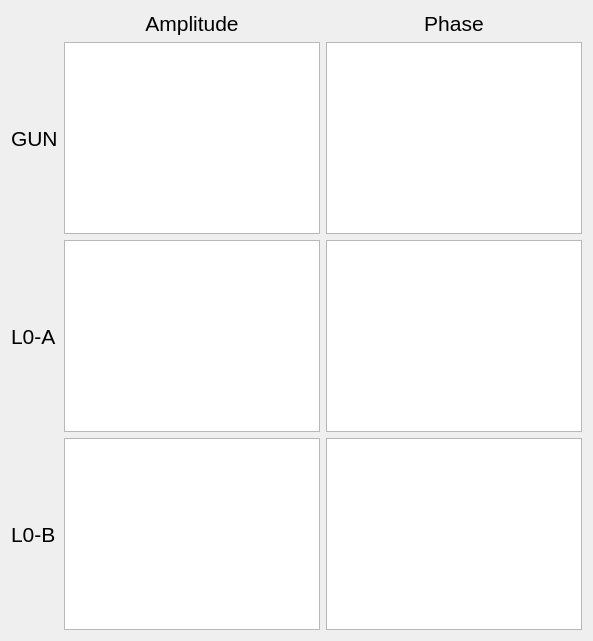
        <widget class="QWidget" name="tab_5">
         <attribute name="title">
          <string>L0 LLRF Feedbacks</string>
         </attribute>
         <layout class="QGridLayout" name="gridLayout">
          <item row="1" column="1">
           <widget class="PyDMArchiverTimePlot" name="plot_gun_ampl">
            <property name="toolTip">
             <string/>
            </property>
            <property name="showXGrid">
             <bool>true</bool>
            </property>
            <property name="showYGrid">
             <bool>false</bool>
            </property>
            <property name="yAxes">
             <stringlist>
              <string>{&quot;name&quot;: &quot;Axis 2&quot;, &quot;orientation&quot;: &quot;left&quot;, &quot;label&quot;: &quot;DAC Counts&quot;, &quot;minRange&quot;: -1.04, &quot;maxRange&quot;: 1.04, &quot;autoRange&quot;: true, &quot;logMode&quot;: false}</string>
              <string>{&quot;name&quot;: &quot;Axis 1&quot;, &quot;orientation&quot;: &quot;right&quot;, &quot;label&quot;: &quot;Power (MW)&quot;, &quot;minRange&quot;: -1.04, &quot;maxRange&quot;: 1.04, &quot;autoRange&quot;: true, &quot;logMode&quot;: false}</string>
             </stringlist>
            </property>
            <property name="showLegend">
             <bool>true</bool>
            </property>
            <property name="updateMode" stdset="0">
             <enum>PyDMTimePlot::OnValueChange</enum>
            </property>
            <property name="timeSpan">
             <double>86400.000000000000000</double>
            </property>
            <property name="updateInterval">
             <double>60.000000000000000</double>
            </property>
            <property name="curves">
             <stringlist>
              <string>{&quot;useArchiveData&quot;: true, &quot;liveData&quot;: null, &quot;channel&quot;: &quot;KLYS:LI10:21:POWER_W0CH0&quot;, &quot;plot_style&quot;: null, &quot;name&quot;: &quot;SLED Forward&quot;, &quot;color&quot;: &quot;white&quot;, &quot;lineStyle&quot;: 1, &quot;lineWidth&quot;: 1, &quot;symbol&quot;: null, &quot;symbolSize&quot;: 10, &quot;yAxisName&quot;: &quot;Axis 1&quot;, &quot;barWidth&quot;: null, &quot;upperThreshold&quot;: null, &quot;lowerThreshold&quot;: null, &quot;thresholdColor&quot;: &quot;white&quot;}</string>
              <string>{&quot;useArchiveData&quot;: true, &quot;liveData&quot;: null, &quot;channel&quot;: &quot;KLYS:LI10:21:ASET05&quot;, &quot;plot_style&quot;: null, &quot;name&quot;: &quot;DAC Out&quot;, &quot;color&quot;: &quot;red&quot;, &quot;lineStyle&quot;: 1, &quot;lineWidth&quot;: 1, &quot;symbol&quot;: null, &quot;symbolSize&quot;: 10, &quot;yAxisName&quot;: &quot;Axis 2&quot;, &quot;barWidth&quot;: null, &quot;upperThreshold&quot;: null, &quot;lowerThreshold&quot;: null, &quot;thresholdColor&quot;: &quot;white&quot;}</string>
              <string>{&quot;useArchiveData&quot;: true, &quot;liveData&quot;: null, &quot;channel&quot;: &quot;ACCL:LI10:21:POWER_W0CH6&quot;, &quot;plot_style&quot;: null, &quot;name&quot;: &quot;WVG Forward&quot;, &quot;color&quot;: &quot;dodgerblue&quot;, &quot;lineStyle&quot;: 1, &quot;lineWidth&quot;: 1, &quot;symbol&quot;: null, &quot;symbolSize&quot;: 10, &quot;yAxisName&quot;: &quot;Axis 1&quot;, &quot;barWidth&quot;: null, &quot;upperThreshold&quot;: null, &quot;lowerThreshold&quot;: null, &quot;thresholdColor&quot;: &quot;white&quot;}</string>
             </stringlist>
            </property>
           </widget>
          </item>
          <item row="3" column="1">
           <widget class="PyDMArchiverTimePlot" name="plot_l0b_ampl">
            <property name="toolTip">
             <string/>
            </property>
            <property name="showXGrid">
             <bool>true</bool>
            </property>
            <property name="showYGrid">
             <bool>false</bool>
            </property>
            <property name="yAxes">
             <stringlist>
              <string>{&quot;name&quot;: &quot;Axis 2&quot;, &quot;orientation&quot;: &quot;left&quot;, &quot;label&quot;: &quot;DAC Counts&quot;, &quot;minRange&quot;: -1.04, &quot;maxRange&quot;: 1.04, &quot;autoRange&quot;: true, &quot;logMode&quot;: false}</string>
              <string>{&quot;name&quot;: &quot;Axis 1&quot;, &quot;orientation&quot;: &quot;right&quot;, &quot;label&quot;: &quot;Power (MW)&quot;, &quot;minRange&quot;: -1.04, &quot;maxRange&quot;: 1.04, &quot;autoRange&quot;: true, &quot;logMode&quot;: false}</string>
             </stringlist>
            </property>
            <property name="showLegend">
             <bool>true</bool>
            </property>
            <property name="updateMode" stdset="0">
             <enum>PyDMTimePlot::OnValueChange</enum>
            </property>
            <property name="timeSpan">
             <double>86400.000000000000000</double>
            </property>
            <property name="updateInterval">
             <double>60.000000000000000</double>
            </property>
            <property name="curves">
             <stringlist>
              <string>{&quot;useArchiveData&quot;: true, &quot;liveData&quot;: null, &quot;channel&quot;: &quot;KLYS:LI10:41:POWER_W0CH0&quot;, &quot;plot_style&quot;: null, &quot;name&quot;: &quot;SLED Forward&quot;, &quot;color&quot;: &quot;white&quot;, &quot;lineStyle&quot;: 1, &quot;lineWidth&quot;: 1, &quot;symbol&quot;: null, &quot;symbolSize&quot;: 10, &quot;yAxisName&quot;: &quot;Axis 1&quot;, &quot;barWidth&quot;: null, &quot;upperThreshold&quot;: null, &quot;lowerThreshold&quot;: null, &quot;thresholdColor&quot;: &quot;white&quot;}</string>
              <string>{&quot;useArchiveData&quot;: true, &quot;liveData&quot;: null, &quot;channel&quot;: &quot;KLYS:LI10:41:ASET05&quot;, &quot;plot_style&quot;: null, &quot;name&quot;: &quot;DAC Out&quot;, &quot;color&quot;: &quot;red&quot;, &quot;lineStyle&quot;: 1, &quot;lineWidth&quot;: 1, &quot;symbol&quot;: null, &quot;symbolSize&quot;: 10, &quot;yAxisName&quot;: &quot;Axis 2&quot;, &quot;barWidth&quot;: null, &quot;upperThreshold&quot;: null, &quot;lowerThreshold&quot;: null, &quot;thresholdColor&quot;: &quot;white&quot;}</string>
              <string>{&quot;useArchiveData&quot;: true, &quot;liveData&quot;: null, &quot;channel&quot;: &quot;ACCL:LI10:41:POWER_W0CH0&quot;, &quot;plot_style&quot;: null, &quot;name&quot;: &quot;WVG Forward&quot;, &quot;color&quot;: &quot;dodgerblue&quot;, &quot;lineStyle&quot;: 1, &quot;lineWidth&quot;: 1, &quot;symbol&quot;: null, &quot;symbolSize&quot;: 10, &quot;yAxisName&quot;: &quot;Axis 1&quot;, &quot;barWidth&quot;: null, &quot;upperThreshold&quot;: null, &quot;lowerThreshold&quot;: null, &quot;thresholdColor&quot;: &quot;white&quot;}</string>
             </stringlist>
            </property>
           </widget>
          </item>
          <item row="2" column="1">
           <widget class="PyDMArchiverTimePlot" name="plot_l0a_ampl">
            <property name="toolTip">
             <string/>
            </property>
            <property name="showXGrid">
             <bool>true</bool>
            </property>
            <property name="showYGrid">
             <bool>false</bool>
            </property>
            <property name="yAxes">
             <stringlist>
              <string>{&quot;name&quot;: &quot;Axis 2&quot;, &quot;orientation&quot;: &quot;left&quot;, &quot;label&quot;: &quot;DAC Counts&quot;, &quot;minRange&quot;: -1.04, &quot;maxRange&quot;: 1.04, &quot;autoRange&quot;: true, &quot;logMode&quot;: false}</string>
              <string>{&quot;name&quot;: &quot;Axis 1&quot;, &quot;orientation&quot;: &quot;right&quot;, &quot;label&quot;: &quot;Power (MW)&quot;, &quot;minRange&quot;: -1.04, &quot;maxRange&quot;: 1.04, &quot;autoRange&quot;: true, &quot;logMode&quot;: false}</string>
             </stringlist>
            </property>
            <property name="showLegend">
             <bool>true</bool>
            </property>
            <property name="updateMode" stdset="0">
             <enum>PyDMTimePlot::OnValueChange</enum>
            </property>
            <property name="timeSpan">
             <double>86400.000000000000000</double>
            </property>
            <property name="updateInterval">
             <double>60.000000000000000</double>
            </property>
            <property name="curves">
             <stringlist>
              <string>{&quot;useArchiveData&quot;: true, &quot;liveData&quot;: null, &quot;channel&quot;: &quot;KLYS:LI10:31:POWER_W0CH0&quot;, &quot;plot_style&quot;: null, &quot;name&quot;: &quot;SLED Forward&quot;, &quot;color&quot;: &quot;white&quot;, &quot;lineStyle&quot;: 1, &quot;lineWidth&quot;: 1, &quot;symbol&quot;: null, &quot;symbolSize&quot;: 10, &quot;yAxisName&quot;: &quot;Axis 1&quot;, &quot;barWidth&quot;: null, &quot;upperThreshold&quot;: null, &quot;lowerThreshold&quot;: null, &quot;thresholdColor&quot;: &quot;white&quot;}</string>
              <string>{&quot;useArchiveData&quot;: true, &quot;liveData&quot;: null, &quot;channel&quot;: &quot;KLYS:LI10:31:ASET05&quot;, &quot;plot_style&quot;: null, &quot;name&quot;: &quot;DAC Out&quot;, &quot;color&quot;: &quot;red&quot;, &quot;lineStyle&quot;: 1, &quot;lineWidth&quot;: 1, &quot;symbol&quot;: null, &quot;symbolSize&quot;: 10, &quot;yAxisName&quot;: &quot;Axis 2&quot;, &quot;barWidth&quot;: null, &quot;upperThreshold&quot;: null, &quot;lowerThreshold&quot;: null, &quot;thresholdColor&quot;: &quot;white&quot;}</string>
              <string>{&quot;useArchiveData&quot;: true, &quot;liveData&quot;: null, &quot;channel&quot;: &quot;ACCL:LI10:31:POWER_W0CH0&quot;, &quot;plot_style&quot;: null, &quot;name&quot;: &quot;WVG Forward&quot;, &quot;color&quot;: &quot;dodgerblue&quot;, &quot;lineStyle&quot;: 1, &quot;lineWidth&quot;: 1, &quot;symbol&quot;: null, &quot;symbolSize&quot;: 10, &quot;yAxisName&quot;: &quot;Axis 1&quot;, &quot;barWidth&quot;: null, &quot;upperThreshold&quot;: null, &quot;lowerThreshold&quot;: null, &quot;thresholdColor&quot;: &quot;white&quot;}</string>
             </stringlist>
            </property>
           </widget>
          </item>
          <item row="3" column="2">
           <widget class="PyDMArchiverTimePlot" name="plot_l0b_phase">
            <property name="toolTip">
             <string/>
            </property>
            <property name="showXGrid">
             <bool>true</bool>
            </property>
            <property name="yAxes">
             <stringlist>
              <string>{&quot;name&quot;: &quot;Axis 1&quot;, &quot;orientation&quot;: &quot;left&quot;, &quot;label&quot;: &quot;degS&quot;, &quot;minRange&quot;: -1.04, &quot;maxRange&quot;: 1.04, &quot;autoRange&quot;: true, &quot;logMode&quot;: false}</string>
              <string>{&quot;name&quot;: &quot;Axis 2&quot;, &quot;orientation&quot;: &quot;right&quot;, &quot;label&quot;: &quot;degS&quot;, &quot;minRange&quot;: -1.04, &quot;maxRange&quot;: 1.04, &quot;autoRange&quot;: true, &quot;logMode&quot;: false}</string>
             </stringlist>
            </property>
            <property name="showLegend">
             <bool>true</bool>
            </property>
            <property name="updateMode" stdset="0">
             <enum>PyDMTimePlot::OnValueChange</enum>
            </property>
            <property name="timeSpan">
             <double>86400.000000000000000</double>
            </property>
            <property name="updateInterval">
             <double>60.000000000000000</double>
            </property>
            <property name="curves">
             <stringlist>
              <string>{&quot;useArchiveData&quot;: true, &quot;liveData&quot;: null, &quot;channel&quot;: &quot;ACCL:LI10:41:PHASE_W0CH0&quot;, &quot;plot_style&quot;: null, &quot;name&quot;: &quot;WVG Phase&quot;, &quot;color&quot;: &quot;red&quot;, &quot;lineStyle&quot;: 1, &quot;lineWidth&quot;: 1, &quot;symbol&quot;: null, &quot;symbolSize&quot;: 10, &quot;yAxisName&quot;: &quot;Axis 2&quot;, &quot;barWidth&quot;: null, &quot;upperThreshold&quot;: null, &quot;lowerThreshold&quot;: null, &quot;thresholdColor&quot;: &quot;white&quot;}</string>
              <string>{&quot;useArchiveData&quot;: true, &quot;liveData&quot;: null, &quot;channel&quot;: &quot;KLYS:LI10:41:T5:PREQ_OFFSET&quot;, &quot;plot_style&quot;: null, &quot;name&quot;: &quot;SFB Offset&quot;, &quot;color&quot;: &quot;dodgerblue&quot;, &quot;lineStyle&quot;: 1, &quot;lineWidth&quot;: 1, &quot;symbol&quot;: null, &quot;symbolSize&quot;: 10, &quot;yAxisName&quot;: &quot;Axis 1&quot;, &quot;barWidth&quot;: null, &quot;upperThreshold&quot;: null, &quot;lowerThreshold&quot;: null, &quot;thresholdColor&quot;: &quot;white&quot;}</string>
             </stringlist>
            </property>
           </widget>
          </item>
          <item row="0" column="2">
           <widget class="QLabel" name="label">
            <property name="font">
             <font>
              <pointsize>16</pointsize>
              <weight>50</weight>
              <bold>false</bold>
             </font>
            </property>
            <property name="text">
             <string>Phase</string>
            </property>
            <property name="alignment">
             <set>Qt::AlignCenter</set>
            </property>
           </widget>
          </item>
          <item row="1" column="2">
           <widget class="PyDMArchiverTimePlot" name="plot_gun_phase">
            <property name="toolTip">
             <string/>
            </property>
            <property name="showXGrid">
             <bool>true</bool>
            </property>
            <property name="yAxes">
             <stringlist>
              <string>{&quot;name&quot;: &quot;Axis 1&quot;, &quot;orientation&quot;: &quot;left&quot;, &quot;label&quot;: &quot;degS&quot;, &quot;minRange&quot;: -1.04, &quot;maxRange&quot;: 1.04, &quot;autoRange&quot;: true, &quot;logMode&quot;: false}</string>
              <string>{&quot;name&quot;: &quot;Axis 2&quot;, &quot;orientation&quot;: &quot;right&quot;, &quot;label&quot;: &quot;degS&quot;, &quot;minRange&quot;: -1.04, &quot;maxRange&quot;: 1.04, &quot;autoRange&quot;: true, &quot;logMode&quot;: false}</string>
             </stringlist>
            </property>
            <property name="showLegend">
             <bool>true</bool>
            </property>
            <property name="updateMode" stdset="0">
             <enum>PyDMTimePlot::OnValueChange</enum>
            </property>
            <property name="timeSpan">
             <double>86400.000000000000000</double>
            </property>
            <property name="updateInterval">
             <double>60.000000000000000</double>
            </property>
            <property name="curves">
             <stringlist>
              <string>{&quot;useArchiveData&quot;: true, &quot;liveData&quot;: null, &quot;channel&quot;: &quot;ACCL:LI10:21:PHASE_W0CH6&quot;, &quot;plot_style&quot;: null, &quot;name&quot;: &quot;WVG Phase&quot;, &quot;color&quot;: &quot;red&quot;, &quot;lineStyle&quot;: 1, &quot;lineWidth&quot;: 1, &quot;symbol&quot;: null, &quot;symbolSize&quot;: 10, &quot;yAxisName&quot;: &quot;Axis 2&quot;, &quot;barWidth&quot;: null, &quot;upperThreshold&quot;: null, &quot;lowerThreshold&quot;: null, &quot;thresholdColor&quot;: &quot;white&quot;}</string>
              <string>{&quot;useArchiveData&quot;: true, &quot;liveData&quot;: null, &quot;channel&quot;: &quot;KLYS:LI10:21:T5:PREQ_OFFSET&quot;, &quot;plot_style&quot;: null, &quot;name&quot;: &quot;SFB Offset&quot;, &quot;color&quot;: &quot;dodgerblue&quot;, &quot;lineStyle&quot;: 1, &quot;lineWidth&quot;: 1, &quot;symbol&quot;: null, &quot;symbolSize&quot;: 10, &quot;yAxisName&quot;: &quot;Axis 1&quot;, &quot;barWidth&quot;: null, &quot;upperThreshold&quot;: null, &quot;lowerThreshold&quot;: null, &quot;thresholdColor&quot;: &quot;white&quot;}</string>
             </stringlist>
            </property>
           </widget>
          </item>
          <item row="2" column="2">
           <widget class="PyDMArchiverTimePlot" name="plot_l0a_phase">
            <property name="toolTip">
             <string/>
            </property>
            <property name="showXGrid">
             <bool>true</bool>
            </property>
            <property name="yAxes">
             <stringlist>
              <string>{&quot;name&quot;: &quot;Axis 1&quot;, &quot;orientation&quot;: &quot;left&quot;, &quot;label&quot;: &quot;degS&quot;, &quot;minRange&quot;: -1.04, &quot;maxRange&quot;: 1.04, &quot;autoRange&quot;: true, &quot;logMode&quot;: false}</string>
              <string>{&quot;name&quot;: &quot;Axis 2&quot;, &quot;orientation&quot;: &quot;right&quot;, &quot;label&quot;: &quot;degS&quot;, &quot;minRange&quot;: -1.04, &quot;maxRange&quot;: 1.04, &quot;autoRange&quot;: true, &quot;logMode&quot;: false}</string>
             </stringlist>
            </property>
            <property name="showLegend">
             <bool>true</bool>
            </property>
            <property name="updateMode" stdset="0">
             <enum>PyDMTimePlot::OnValueChange</enum>
            </property>
            <property name="timeSpan">
             <double>86400.000000000000000</double>
            </property>
            <property name="updateInterval">
             <double>60.000000000000000</double>
            </property>
            <property name="curves">
             <stringlist>
              <string>{&quot;useArchiveData&quot;: true, &quot;liveData&quot;: null, &quot;channel&quot;: &quot;ACCL:LI10:31:PHASE_W0CH0&quot;, &quot;plot_style&quot;: null, &quot;name&quot;: &quot;WVG Phase&quot;, &quot;color&quot;: &quot;red&quot;, &quot;lineStyle&quot;: 1, &quot;lineWidth&quot;: 1, &quot;symbol&quot;: null, &quot;symbolSize&quot;: 10, &quot;yAxisName&quot;: &quot;Axis 2&quot;, &quot;barWidth&quot;: null, &quot;upperThreshold&quot;: null, &quot;lowerThreshold&quot;: null, &quot;thresholdColor&quot;: &quot;white&quot;}</string>
              <string>{&quot;useArchiveData&quot;: true, &quot;liveData&quot;: null, &quot;channel&quot;: &quot;KLYS:LI10:31:T5:PREQ_OFFSET&quot;, &quot;plot_style&quot;: null, &quot;name&quot;: &quot;SFB Offset&quot;, &quot;color&quot;: &quot;dodgerblue&quot;, &quot;lineStyle&quot;: 1, &quot;lineWidth&quot;: 1, &quot;symbol&quot;: null, &quot;symbolSize&quot;: 10, &quot;yAxisName&quot;: &quot;Axis 1&quot;, &quot;barWidth&quot;: null, &quot;upperThreshold&quot;: null, &quot;lowerThreshold&quot;: null, &quot;thresholdColor&quot;: &quot;white&quot;}</string>
             </stringlist>
            </property>
           </widget>
          </item>
          <item row="0" column="1">
           <widget class="QLabel" name="label_2">
            <property name="font">
             <font>
              <pointsize>16</pointsize>
              <weight>50</weight>
              <bold>false</bold>
             </font>
            </property>
            <property name="text">
             <string>Amplitude</string>
            </property>
            <property name="alignment">
             <set>Qt::AlignCenter</set>
            </property>
           </widget>
          </item>
          <item row="1" column="0">
           <widget class="QLabel" name="label_3">
            <property name="font">
             <font>
              <pointsize>16</pointsize>
              <weight>50</weight>
              <bold>false</bold>
             </font>
            </property>
            <property name="text">
             <string>GUN</string>
            </property>
           </widget>
          </item>
          <item row="2" column="0">
           <widget class="QLabel" name="label_4">
            <property name="font">
             <font>
              <pointsize>16</pointsize>
              <weight>50</weight>
              <bold>false</bold>
             </font>
            </property>
            <property name="text">
             <string>L0-A</string>
            </property>
           </widget>
          </item>
          <item row="3" column="0">
           <widget class="QLabel" name="label_5">
            <property name="font">
             <font>
              <pointsize>16</pointsize>
              <weight>50</weight>
              <bold>false</bold>
             </font>
            </property>
            <property name="text">
             <string>L0-B</string>
            </property>
           </widget>
          </item>
         </layout>
        </widget>
